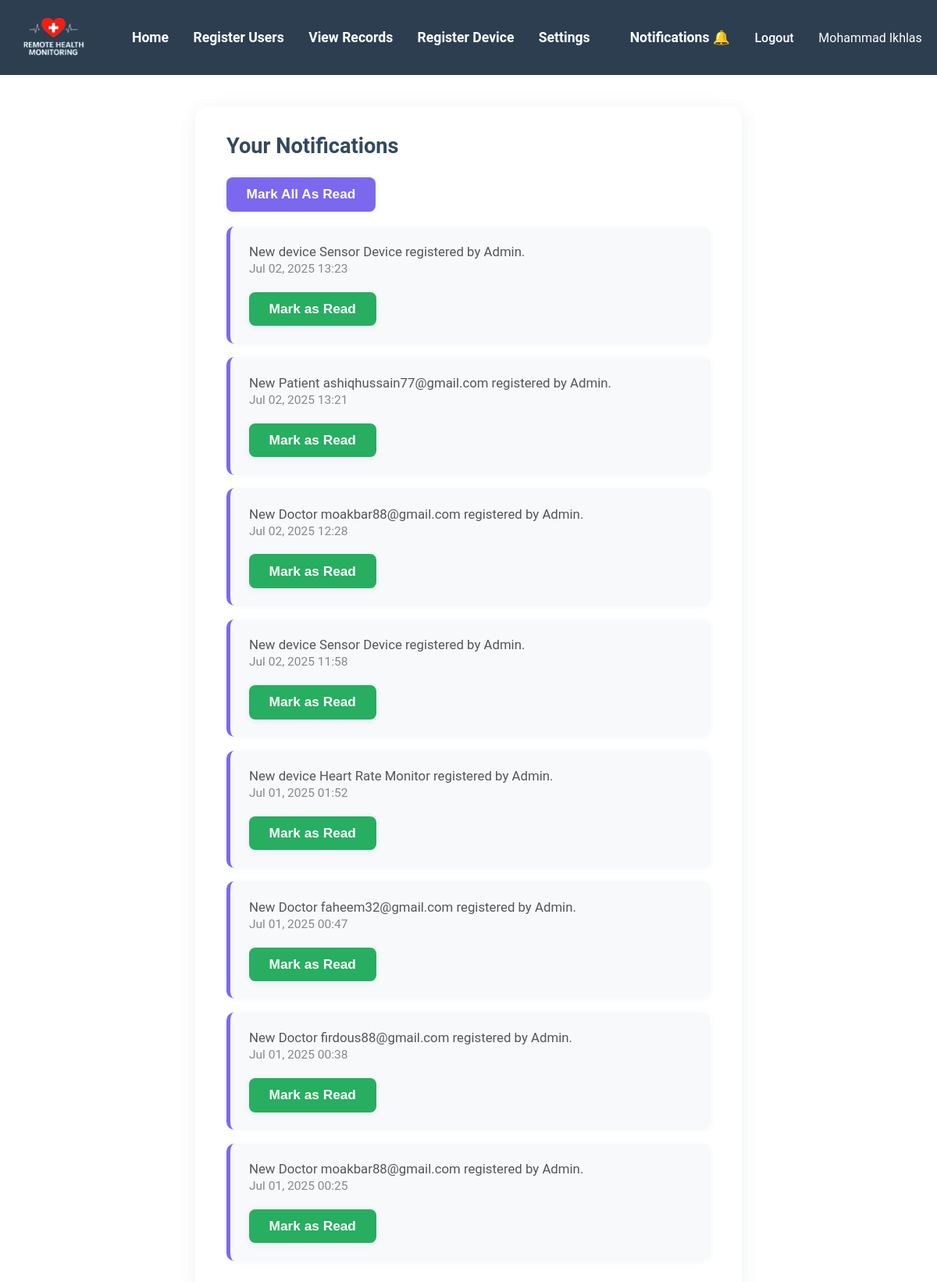
The app's page /admin-notifications/ (signed in) with its own data.
### medidash/models.py (models this page shows, shortened)
class CustomUser(AbstractUser):
    USER_ROLES = (
        ('admin', 'Admin'),
        ('doctor', 'Doctor'),
        ('patient', 'Patient'),
    )
    role = models.CharField(max_length=10, choices=USER_ROLES)
    groups = models.ManyToManyField(
        Group,
        verbose_name=('groups'),
        blank=True,
        help_text=(
            'The groups this user belongs to. A user will get all permissions '
            'granted to each of their groups.'
        ),
        related_name="customuser_set", # Changed related_name
        related_query_name="user",
    )
    user_permissions = models.ManyToManyField(
        Permission,
        verbose_name=('user permissions'),
        blank=True,
        help_text=('Specific permissions for this user.'),
        related_name="customuser_set", # Changed related_name
        related_query_name="user",
    )
    email_notifications_enabled = models.BooleanField(default=True)
    sms_notifications_enabled = models.BooleanField(default=False)
    two_factor_authentication_enabled = models.BooleanField(default=False)
    middle_name = models.CharField(max_length=50, blank=True, null=True)
    class Meta:
        verbose_name = 'Custom User'
        verbose_name_plural = 'Custom Users'

class SystemNotification(models.Model):
    recipient = models.ForeignKey(CustomUser, on_delete=models.CASCADE, related_name='notifications')
    message = models.TextField()
    notification_type = models.CharField(max_length=100, default='info',
                                        choices=[('info', 'Information'), ('warning', 'Warning'), ('success', 'Success'), ('error', 'Error')])
    timestamp = models.DateTimeField(auto_now_add=True)
    is_read = models.BooleanField(default=False)
    class Meta:
        ordering = ['-timestamp']

### medidash/views.py (the view, shortened to what this page needs)
# urls.py: path('admin-notifications/', views.admin_notifications, name='admin_notifications'),
@login_required(login_url='login')
@user_passes_test(is_admin, login_url='access_denied')
def admin_notifications(request):
    notifications = SystemNotification.objects.filter(recipient=request.user).order_by('-timestamp')
    context = {
        'notifications': notifications,
        'username': request.user.username,
        'profile_pic_url': 'https://placehold.co/40x40/f0f4f7/556080?text=AD',
        'unread_notifications_count': SystemNotification.objects.filter(recipient=request.user, is_read=False).count(),
    }
    return render(request, 'admin/notfications.html', context) # Adjusted path

### medidash/views.py (called while the page is built)
def is_admin(user):
    return user.is_authenticated and user.role == 'admin'

### templates/admin/notfications.html (shortened to what this page needs)
{% load static %}
<!DOCTYPE html>
<html lang="en">
<head>
    <link rel="stylesheet" href="{% static 'styles/notifications.css' %}">
</head>
<body>
    <div class="header">
       <header class="header-container">
        <div class="logoside">
            <img src="{% static 'innerimg/logo.png' %}" alt="logo" loading="lazy">
        </div>
        <div class="main-nav" id="navMenu">
            <a href="{% url 'admin_dashboard' %}" id="home-a" >Home</a>
            <a href="{% url 'admin_register_user' %}" id="patient-a" class="">Register Users</a>
            <a href="{% url 'admin_view_records' %}" id="alert-a">View Records</a>
            <a href="{% url 'admin_register_device' %}" id="device-a">Register Device</a>
            <a href="{% url 'admin_settings' %}" id="setting-a">Settings</a>
        </div>
        <div class="rightside">
            <a href="{% url 'admin_notifications' %}" class="notification active">Notifications 🔔</a>
            <a href="{% url 'logout' %}" id="logout-a">Logout</a>
            <span class="doctor-name">{{ request.user.first_name }} {{ request.user.last_name }}</span>
        </div>
       </header>
    </div>
    <div class="notifications-container">
        <h1>Your Notifications</h1>
        <form method="post" style="display:inline;">
            <button type="submit" class="mark-all-read-btn">Mark All As Read</button>
        </form>
            {% for notification in notifications %}
            <div class="notification-card">
                <div class="notification-content">
                    <div class="notification-message">{{ notification.message }}</div>
                    <div class="notification-date">{{ notification.timestamp|date:'M d, Y H:i' }}</div>
                </div>
                <div class="notification-actions">
                    <form method="post" style="display:inline;">
                        <button type="submit" name="mark_read" class="mark-read-btn">Mark as Read</button>
                    </form>
                </div>
            </div>
            {% empty %}
            <div class="notification-card empty">No notifications found.</div>
            {% endfor %}
    </div>
</body>
</html>

### static/styles/notifications.css (style rules this page uses)
* { padding: 0; margin: 0; box-sizing: border-box; }
:root { --background-color: #f4f6f9; --primary-color: #2980b9; --secondary-color: #7f8c8d; --button-color:#3498db; --header-footer-color: #2c3e50; --panel-bg-color: #34495e; --alert-color: #e74c3c; --box-background-color:white; --normal-color:green; --text-primary: #2c3e50; --text-secondary: #7f8c8d; --text-on-dark: #ffffff; }
html body { font-family: 'Roboto', sans-serif; }
.header { background-color: var(--header-footer-color); }
.header-container { display: flex; flex-direction: row; justify-content: space-between; align-items: center; margin-inline: 1.2rem; color: white; gap: 2rem; }
.logoside { width: 8.5%; height:6rem; animation: slideDown 0.9s ease-in-out; animation-iteration-count: 1; animation-fill-mode: forwards; }
.logoside img { width: 100%; height: 100%; }
.main-nav { display: flex; flex-direction: row; justify-content: space-between; align-items: center; gap: 0.56rem; animation: slideDown 1.2s ease-in-out; animation-iteration-count: 1; animation-fill-mode: forwards; }
.main-nav a { color: var(--text-on-dark); text-decoration: none; font-size: 1.1rem; font-weight: 600; padding: 0.7rem; transition: all 0.2s ease-in 0s; }
.active { animation: fadein 0.3s ease-in; }
#logout-a { color: var(--text-on-dark); text-decoration: none; font-size: 1rem; font-weight: 500; padding: 0.6rem 1rem; border-radius: 5px; transition: all 0.3s ease; }
.rightside { display: flex; flex-direction: row; flex-direction: center; align-items: center; gap: 0.98rem; animation: slideDown 1.4s ease-in-out; animation-iteration-count: 1; animation-fill-mode: forwards; }
.notification { color: var(--text-on-dark); font-size: 1.1rem; font-weight: 600; text-decoration: none; transition: all 0.3s ease-in; display: flex; flex-direction: row; justify-content: center; align-items: center; gap: 0.23rem; }
.notification-card { background-color: white; padding: 20px; border-left: 5px solid #007bff; border-radius: 8px; box-shadow: 0 2px 10px rgba(0,0,0,0.05); transition: transform 0.2s ease; }
.notifications-container { max-width: 700px; margin: 2.5rem auto 2rem auto; background: #fff; border-radius: 16px; box-shadow: 0 4px 24px rgba(44, 62, 80, 0.08); padding: 2.2rem 2.5rem 1.5rem 2.5rem; }
.notifications-container h1 { font-size: 1.7rem; font-weight: 700; color: #34495e; margin-bottom: 1.5rem; }
.notification-card { background: #f7f9fb; border-radius: 10px; box-shadow: 0 1px 6px rgba(41,128,185,0.06); padding: 1.2rem 1.5rem 1.1rem 1.5rem; margin-bottom: 1.1rem; display: flex; flex-direction: column; gap: 0.7rem; border-left: 5px solid #7B68EE; }
.notification-content { flex: 1; }
.notification-message { color: #555; font-size: 1.05rem; margin-bottom: 0.2rem; }
.notification-date { color: #888; font-size: 0.97rem; margin-bottom: 0.1rem; }
.notification-actions { display: flex; gap: 0.7rem; margin-top: 0.2rem; }
.mark-read-btn { background: #27ae60; color: #fff; border: none; border-radius: 8px; padding: 0.7rem 1.6rem; font-size: 1.08rem; font-weight: 600; margin: 0.3rem 0.5rem 0.3rem 0; cursor: pointer; box-shadow: 0 2px 8px rgba(41,128,185,0.07); transition: background 0.2s, color 0.2s, box-shadow 0.2s; display: inline-block; }
.mark-all-read-btn { background: #7B68EE; color: #fff; border: none; border-radius: 8px; padding: 0.7rem 1.6rem; font-size: 1.08rem; font-weight: 600; margin-bottom: 1.2rem; cursor: pointer; box-shadow: 0 2px 8px rgba(41,128,185,0.07); transition: background 0.2s, color 0.2s, box-shadow 0.2s; display: inline-block; }

### records on screen
CustomUser: user.first_name "Mohammad", user.last_name "Ikhlas"
SystemNotification: message "New device Sensor Device registered by Admin.", timestamp "Jul 02, 2025 13:23"
SystemNotification: message "New Patient ashiqhussain77@gmail.com registered by Admin.", timestamp "Jul 02, 2025 13:21"
SystemNotification: message "New Doctor moakbar88@gmail.com registered by Admin.", timestamp "Jul 02, 2025 12:28"
SystemNotification: message "New device Sensor Device registered by Admin.", timestamp "Jul 02, 2025 11:58"
SystemNotification: message "New device Heart Rate Monitor registered by Admin.", timestamp "Jul 01, 2025 01:52"
SystemNotification: message "New Doctor faheem32@gmail.com registered by Admin.", timestamp "Jul 01, 2025 00:47"
SystemNotification: message "New Doctor firdous88@gmail.com registered by Admin.", timestamp "Jul 01, 2025 00:38"
SystemNotification: message "New Doctor moakbar88@gmail.com registered by Admin.", timestamp "Jul 01, 2025 00:25"
